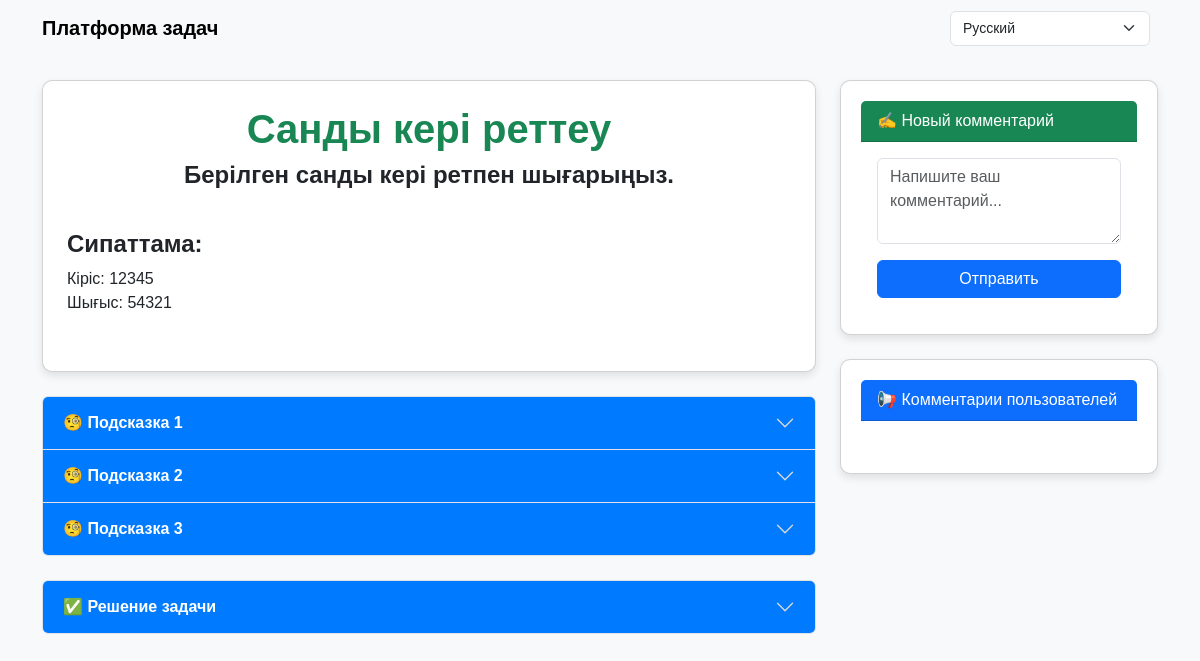
Page /index/7/ on the committed database.
### main/models.py (models this page shows, shortened)
class Tasks(models.Model):
    language = models.ForeignKey(Language, on_delete=models.CASCADE, blank=True, null=True)
    title = models.CharField(max_length=200)
    question = RichTextField(blank=True)
    desk = RichTextField(blank=True)
    solution = RichTextField(blank=True)
    index_id = models.IntegerField(default=0)
    status = models.IntegerField(default=0)

class Clue(models.Model):
    language = models.ForeignKey(Language, on_delete=models.CASCADE, blank=True, null=True)
    task = models.ForeignKey(Tasks, on_delete=models.CASCADE, blank=True, null=True)
    desk = RichTextField(blank=True)
    position = models.IntegerField(default=0)
    status = models.IntegerField(default=0)

### main/views.py (the view)
# urls.py: path('index/<int:index_id>/', index1Handler, name='index1'),  # ✅ To‘g‘ri URL ni qo‘shish
def index1Handler(request, index_id):
    language = Language.objects.filter(status=0)
    selected_lang_id = request.GET.get('lang', '1')
    lang_obj = Language.objects.filter(id=int(selected_lang_id)).first()
    selected_lang_code = lang_obj.code if lang_obj else 'ru'
    if request.POST:
        new_comment = Comment()
        new_comment.advice = request.POST.get('advice', '')
        new_comment.index_id = index_id
        new_comment.save()
        return redirect(f'/index/{index_id}/?lang={selected_lang_id}')
    task = Tasks.objects.get(id=int(index_id))
    clue = Clue.objects.filter(task=task, language=lang_obj)
    comment = Comment.objects.filter(index_id=index_id).order_by('-id')
    return render(request, 'index1.html', {
        'language': language,
        'task': task,
        'clue': clue,
        'comment': comment,
        'selected_lang_id': selected_lang_id,
        'selected_lang_code': selected_lang_code,
        'translations': TRANSLATIONS[selected_lang_code]
    })

### templates/index1.html (shortened to what this page needs)
<!DOCTYPE html>
<html lang="en">
<head>
    <link href="https://cdn.jsdelivr.net/npm/bootstrap@5.3.3/dist/css/bootstrap.min.css" rel="stylesheet">
    <link rel="stylesheet" href="/static/css/style.css">
</head>
<body>
<nav class="navbar navbar-expand-lg navbar-light bg-light">
    <div class="container">
        <a class="navbar-brand" href="/index/?lang={{ selected_lang_id }}">{{ translations.site_title }}</a>
        <form method="get" class="d-flex">
            <select name="lang" class="form-select me-2" onchange="window.location.href='?lang='+this.value;">
                {% for lang in language %}
                <option value="{{ lang.id }}" {% if lang.id|stringformat:"s" == selected_lang_id %}selected{% endif %}>{{ lang.title }}</option>
                {% endfor %}
            </select>
        </form>
    </div>
</nav>
<div class="container mt-4">
    <div class="row">
        <div class="col-lg-8 col-md-7">
            <div class="card p-4">
                <h1 class="text-center text-success">{{ task.title }}</h1>
                <h4 class="text-center">{{ task.question|safe }}</h4>
                <p class="text-center">{{ task.desk|safe }}</p>
            </div>
            <div class="accordion mt-4" id="cluesAccordion">
                {% for i in clue %}
                <div class="accordion-item clue-item">
                    <h2 class="accordion-header" id="heading{{ i.id }}">
                        <button class="accordion-button collapsed" type="button" data-bs-toggle="collapse"
                                data-bs-target="#collapse{{ i.id }}" aria-expanded="false"
                                aria-controls="collapse{{ i.id }}">
                            {{ translations.clue }} {{ i.position }}
                        </button>
                    </h2>
                </div>
                {% endfor %}
            </div>
            <div class="accordion mt-4" id="solutionAccordion">
                <div class="accordion-item">
                    <h2 class="accordion-header" id="headingSolution">
                        <button class="accordion-button collapsed" type="button" data-bs-toggle="collapse"
                                data-bs-target="#collapseSolution" aria-expanded="false"
                                aria-controls="collapseSolution">
                            ✅ {{ translations.solution }}
                        </button>
                    </h2>
                </div>
            </div>
        </div>
        <div class="col-lg-4 col-md-5">
            <div class="card mb-4">
                <div class="card-header bg-success text-white">
                    {{ translations.new_comment }}
                </div>
                <div class="card-body">
                    <form method="post">
                        <div class="mb-3">
                            <textarea class="form-control" name="advice" rows="3"
                                      placeholder="{{ translations.write_comment }}"></textarea>
                        </div>
                        <button type="submit" class="btn btn-primary w-100">{{ translations.send }}</button>
                    </form>
                </div>
            </div>
            <div class="card">
                <div class="card-header bg-primary text-white">
                    {{ translations.user_comments }}
                </div>
                <div class="card-body comments-section">
                </div>
            </div>
        </div>
    </div>
</div>
</body>
</html>

### static/css/style.css (style rules this page uses)
body { background-color: #f8f9fa; font-family: 'Arial', sans-serif; }
.card { border-radius: 10px; box-shadow: 0 4px 8px rgba(0, 0, 0, 0.1); padding: 20px; }
h1, h4 { font-weight: bold; }
.navbar { background: #007bff; }
.navbar a { color: black; font-weight: bold; }
.navbar .form-select { width: 200px; font-size: 14px; }
@media (min-width: 992px) { .col-lg-8 { flex: 0 0 70%; max-width: 70%; } }
@media (min-width: 992px) { .col-lg-4 { flex: 0 0 30%; max-width: 30%; } }
.accordion-button { background-color: #007bff; color: white; font-weight: bold; }
.comments-section { max-height: 400px; overflow-y: auto; }
.accordion-button::after { filter: invert(1); }

### rows in the picture
Tasks: title "Санды кері реттеу", question "Берілген санды кері ретпен шығарыңыз.", desk "Сипаттама: Кіріс: 12345 Шығыс: 54321"
Clue: position "1"
Clue: position "2"
Clue: position "3"

### other values in the picture
{{ translations.site_title }} "Платформа задач"
{{ translations.solution }} "Решение задачи"
{{ translations.new_comment }} "✍️ Новый комментарий"
{{ translations.send }} "Отправить"
{{ translations.user_comments }} "📢 Комментарии пользователей"
form field lang "Русский"
